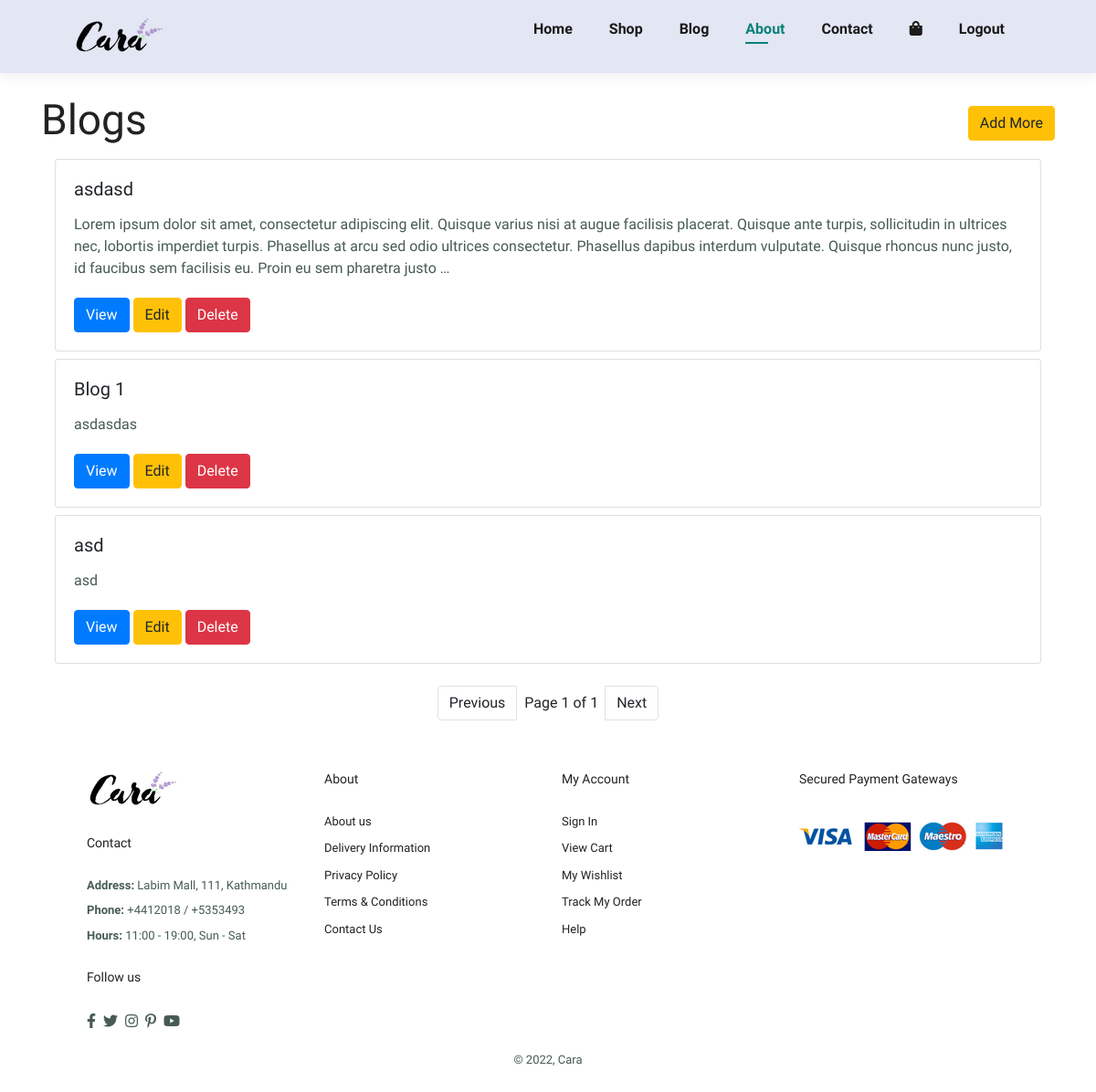
Page /all-blogs/ (signed in) on the committed database.
### store/models.py (models this page shows, shortened)
class Blog(models.Model):
	BLOG_TAGS = (
		("design", "Design"),
		("fashion", "Fashion")
	)
	SKIN_TYPES = (
	(	'normal', "Normal"),
	('combination', 'Combination'),
	('oily', "Oily")
	)
	SKINCARE_CONCERNS = (
		('dullness', 'Dullness'),
		("uneventexture",'Uneven Texture'),
		('acne', 'Acne'),
		('blemishes','Blemishes')
	)
	FORMULATION = (
		('liquid', "Liquid"),
	)
	HIGHLIGHTED_INGREDIENTS = (
	('ga','Glycolic Acid'),
	('la','Lactic Acid'),
	('sa','Salicylic Acid'),
	)
	user = models.ForeignKey(User, on_delete=models.CASCADE)
	title = models.CharField(max_length=200, null=False)
	description = models.TextField()
	tag= models.CharField(max_length=10, choices=BLOG_TAGS)
	slug = models.SlugField(unique=True, max_length=100)
	published_at = models.DateField(auto_now_add=True)
	image = models.ImageField(null=True, blank=True)
	skin_type = MultiSelectField(choices=SKIN_TYPES, min_choices=1)
	highlighted_ingredients = MultiSelectField(choices=HIGHLIGHTED_INGREDIENTS, min_choices=1)
	skincare_concerns = MultiSelectField(choices=SKINCARE_CONCERNS, min_choices= 1)
	formulation = models.CharField(max_length=10, choices=FORMULATION)

### store/views.py (the view)
# urls.py: path('all-blogs/', views.BlogListView.as_view(template_name="admin/blog_list.html"), name="blog_list"),
class BlogListView(LoginRequiredMixin, ListView):
	login_url = "/login/"
	model= Blog
	paginate_by = 10

### store/templates/admin/blog_list.html
{% extends "base/index.html" %}
{% block content %}
<div class="container mt-4">
  <div class="d-flex flex-row align-items-center justify-content-between">
<h2 >Blogs</h2>
      <a href="{% url 'add_blog' %}" class="btn btn-warning">Add More</a>
  </div>
{% for blog in object_list %}
<div class="col mt-2">
  <div class="card">
    <div class="card-body">
      <h5 class="card-title">{{blog.title}}</h5>
      <p class="card-text">{{ blog.description | truncatewords:"50"  }}</p>
      <a href="{% url 'blog_detail_view' blog.slug %}" class="btn btn-primary">View</a>
      <a class="btn btn-warning" href="{% url 'blog_update_form' blog.slug %}">Edit</a>
      <a href="{% url 'blog_delete_form' blog.slug %}" class="btn btn-danger">Delete</a>
    </div>
  </div>
</div>
{% empty %}
  <p>No  Blogs Created</p>
{% endfor %}
<nav aria-label="Page navigation example" class="mt-4">
  <ul class="pagination justify-content-center">
    {% if page_obj.has_previous %}
    <li class="page-item"><a class="page-link" href="?page=1">1</a></li>
    <li class="page-item"><a class="page-link" href="?page={{ page_obj.previous_page_number }}">Previous</a></li>
    {% else %}
    <li class="page-item"><a class="page-link disabled" >Previous</a></li>
    {% endif %}
  <li class="page-item d-flex align-items-center mx-2">
    Page {{ page_obj.number }} of {{ page_obj.paginator.num_pages }}
  </li>
  {% if page_obj.has_next %}
    <li class="page-item"><a class="page-link" href="?page={{ page_obj.next_page_number }}">Next</a></li>
    <li class="page-item"><a class="page-link" href="?page={{ page_obj.paginator.num_pages }}">Last</a></li>
  {% else %}
    <li class="page-item"><a class="page-link disabled" >Next</a></li>
  {% endif %}
  </ul>
</nav>
</div>
{% endblock %}

### static/css/style.css (style rules this page uses)
* { margin: 0; padding: 0; box-sizing: border-box; font-family: 'Spartan', sans-serif; }
html { --scrollbarBG: #cfd8dc; --thumbBG: #98a0c0; }
body { scrollbar-width: thin; scrollbar-color: var(--thumbBG) var(--scrollbarBG); }
h2 { font-size: 46px; line-height: 54px; color: #222; }
p { font-size: 16px; color: #465b52; margin: 15px 0 20px 0; }
body { width: 100%; }

### rows in the picture
Blog: title "asdasd", description "Lorem ipsum dolor sit amet, consectetur adipiscing elit. Quisque varius nisi at augue facilisis placerat. Quisque ante turpis, sollicitudin in ultrices nec, lobortis imperdiet turpis. Phasellus at arcu sed odio ultrices consectetur. Phasellus dapibus interdum vulputate. Quisque rhoncus nunc justo, id faucibus sem facilisis eu. Proin eu sem pharetra justo …"
Blog: title "Blog 1", description "asdasdas"
Blog: title "asd", description "asd"

### other values in the picture
{{ page_obj.number }} "1"
{{ page_obj.paginator.num_pages }} "1"
